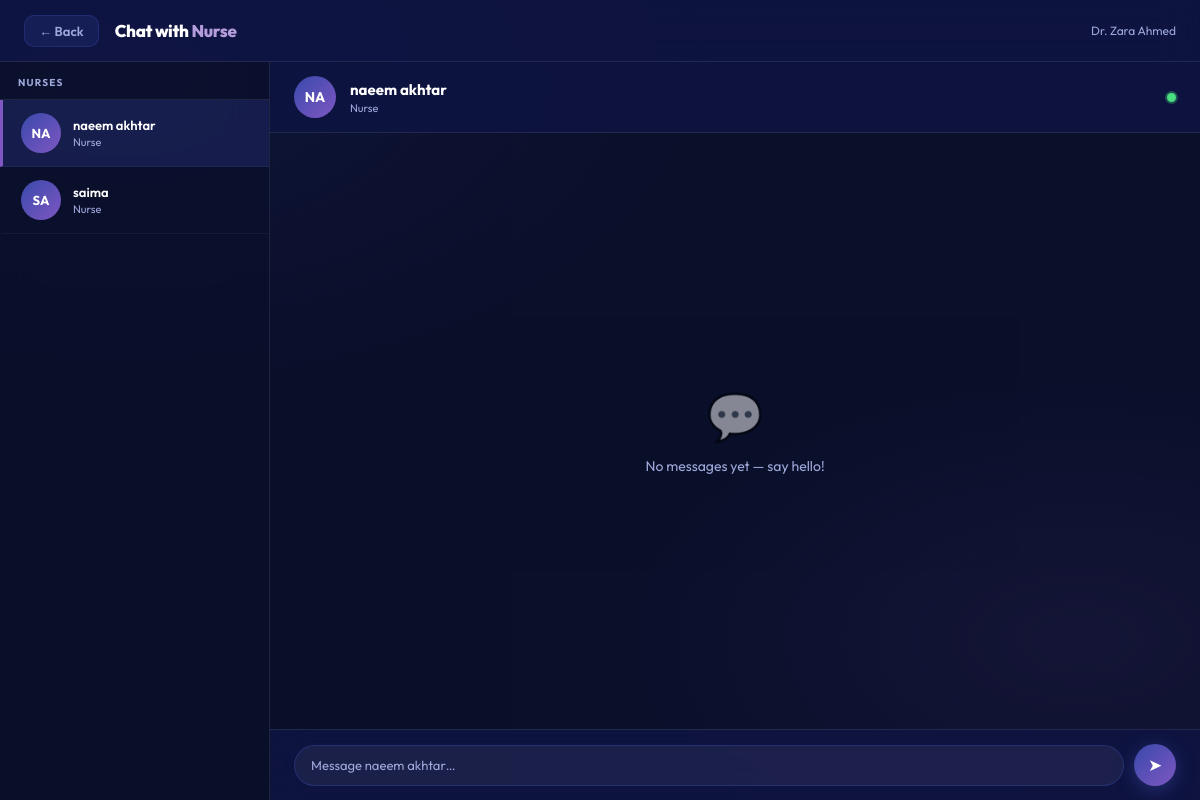
/doctornursechat.php (signed in), run on the app's committed database.
### tables this page shows
CREATE TABLE `users` (
  `user_id` int(11) NOT NULL,
  `full_name` varchar(100) NOT NULL,
  `username` varchar(50) NOT NULL,
  `email` varchar(100) NOT NULL,
  `cnic` varchar(20) DEFAULT NULL,
  `password_hash` varchar(255) NOT NULL,
  `role` enum('admin','department_head','doctor','nurse','patient','receptionist','pharmacist','lab') DEFAULT NULL,
  `status` enum('pending','active','inactive','rejected') DEFAULT 'pending',
  `approved_by` int(11) DEFAULT NULL,
  `created_at` timestamp NOT NULL DEFAULT current_timestamp(),
  `otp_code` varchar(6) DEFAULT NULL,
  `otp_expiry` datetime DEFAULT NULL,
  `age` int(3) DEFAULT NULL,
  `gender` enum('Male','Female','Other') DEFAULT 'Other',
  `contact` varchar(20) DEFAULT NULL,
  `address` varchar(255) DEFAULT NULL,
  `profile_image` varchar(255) DEFAULT NULL,
  `department_id` int(11) DEFAULT NULL,
  `responsibility` varchar(50) DEFAULT NULL,
  `shift` varchar(20) DEFAULT NULL,
  `performance_rating` int(11) DEFAULT 0,
  `height` float DEFAULT NULL
);

### doctornursechat.php (the view, shortened to what this page needs)
<?php
$conn = new mysqli("localhost", "root", "", "SHAPMS");
$doctor_user_id = $_SESSION['user_id'];
$dq = $conn->prepare("SELECT full_name FROM users WHERE user_id = ?");
$dq->bind_param("i", $doctor_user_id);
$dq->execute();
$dq->bind_result($doctor_name);
$nurses = [];
$nq = $conn->query("SELECT user_id, full_name FROM users WHERE role = 'nurse' ORDER BY full_name");
while ($row = $nq->fetch_assoc()) $nurses[] = $row;
$selected_user_id = isset($_GET['nurse']) ? (int)$_GET['nurse'] : ($nurses[0]['user_id'] ?? 0);
$selected_name = '';
foreach ($nurses as $n) {
    if ($n['user_id'] == $selected_user_id) $selected_name = $n['full_name'];
}
$messages = [];
if ($selected_user_id) {
    $mq = $conn->prepare("
        SELECT id, sender_id, message, created_at FROM messages
        WHERE (sender_id = ? AND receiver_id = ?) OR (sender_id = ? AND receiver_id = ?)
        ORDER BY id ASC
    ");
    $mq->bind_param("iiii", $doctor_user_id, $selected_user_id, $selected_user_id, $doctor_user_id);
    $mq->execute();
    $messages = $mq->get_result()->fetch_all(MYSQLI_ASSOC);
}
$last_id = !empty($messages) ? end($messages)['id'] : 0;
?>
<!DOCTYPE html>
<html lang="en">
<head>
</head>
<body>
<div class="topbar">
    <a href="doctordashboard.php" class="back-btn">← Back</a>
    <div class="topbar-title">Chat with <span>Nurse</span></div>
    <div class="logged-as">Dr. <?= htmlspecialchars($doctor_name) ?></div>
</div>
<div class="chat-layout">
    <div class="nurse-list">
        <div class="nurse-list-header">Nurses</div>
        <?php foreach ($nurses as $n):
            $ini = strtoupper(substr($n['full_name'], 0, 2));
            $isActive = $n['user_id'] == $selected_user_id;
        ?>
        <a href="?nurse=<?= $n['user_id'] ?>"
           class="nurse-item <?= $isActive ? 'active' : '' ?>">
            <div class="nurse-avatar"><?= htmlspecialchars($ini) ?></div>
            <div>
                <div class="nurse-name"><?= htmlspecialchars($n['full_name']) ?></div>
                <div class="nurse-role">Nurse</div>
            </div>
        </a>
        <?php endforeach; ?>
    </div>
    <div class="chat-area">
        <?php if (!$selected_user_id || empty($nurses)): ?>
        <div class="no-selection">
            <div class="big-icon">💬</div>
            <p>Select a nurse to start chatting</p>
        </div>
        <?php else: ?>
        <div class="chat-header">
            <div class="chat-header-avatar"><?= strtoupper(substr($selected_name, 0, 2)) ?></div>
            <div>
                <div class="chat-header-name"><?= htmlspecialchars($selected_name) ?></div>
                <div class="chat-header-role">Nurse</div>
            </div>
            <div class="online-dot"></div>
        </div>
        <div class="messages-box" id="messages-box">
            <?php if (empty($messages)): ?>
            <div class="empty-chat">
                <div class="e-icon">💬</div>
                <p>No messages yet — say hello!</p>
            </div>
            <?php else:
                $last_date = '';
                $doc_ini   = strtoupper(substr($doctor_name, 0, 2));
                $nur_ini   = strtoupper(substr($selected_name, 0, 2));
                foreach ($messages as $m):
                    $isSent  = $m['sender_id'] == $doctor_user_id;
                    $msgDate = date('M d, Y', strtotime($m['created_at']));
                    $msgTime = date('h:i A', strtotime($m['created_at']));
            ?>
                <?php if ($msgDate !== $last_date): $last_date = $msgDate; ?>
                <div class="date-sep"><?= $msgDate ?></div>
                <?php endif; ?>
                <div class="msg-row <?= $isSent ? 'sent' : 'received' ?>">
                    <div class="msg-avatar-sm <?= $isSent ? '' : 'nurse-av' ?>">
                        <?= $isSent ? $doc_ini : $nur_ini ?>
                    </div>
                    <div>
                        <div class="msg-bubble"><?= htmlspecialchars($m['message']) ?></div>
                    </div>
                </div>
                <div class="msg-time msg-row <?= $isSent ? 'sent' : 'received' ?>"><?= $msgTime ?></div>
            <?php endforeach; endif; ?>
        </div>
        <div class="input-bar">
            <textarea
                class="msg-input" id="msg-input" rows="1"
                placeholder="Message <?= htmlspecialchars($selected_name) ?>…"
                onkeydown="handleKey(event)"
            ></textarea>
            <button class="send-btn" id="send-btn" onclick="sendMessage()">➤</button>
        </div>
        <?php endif; ?>
    </div>
</div>
</body>
</html>

### data on the page
users: full_name "Zara Ahmed"
users: full_name "NA", full_name "naeem akhtar", full_name "Message naeem akhtar…"
users: full_name "SA", full_name "saima"
